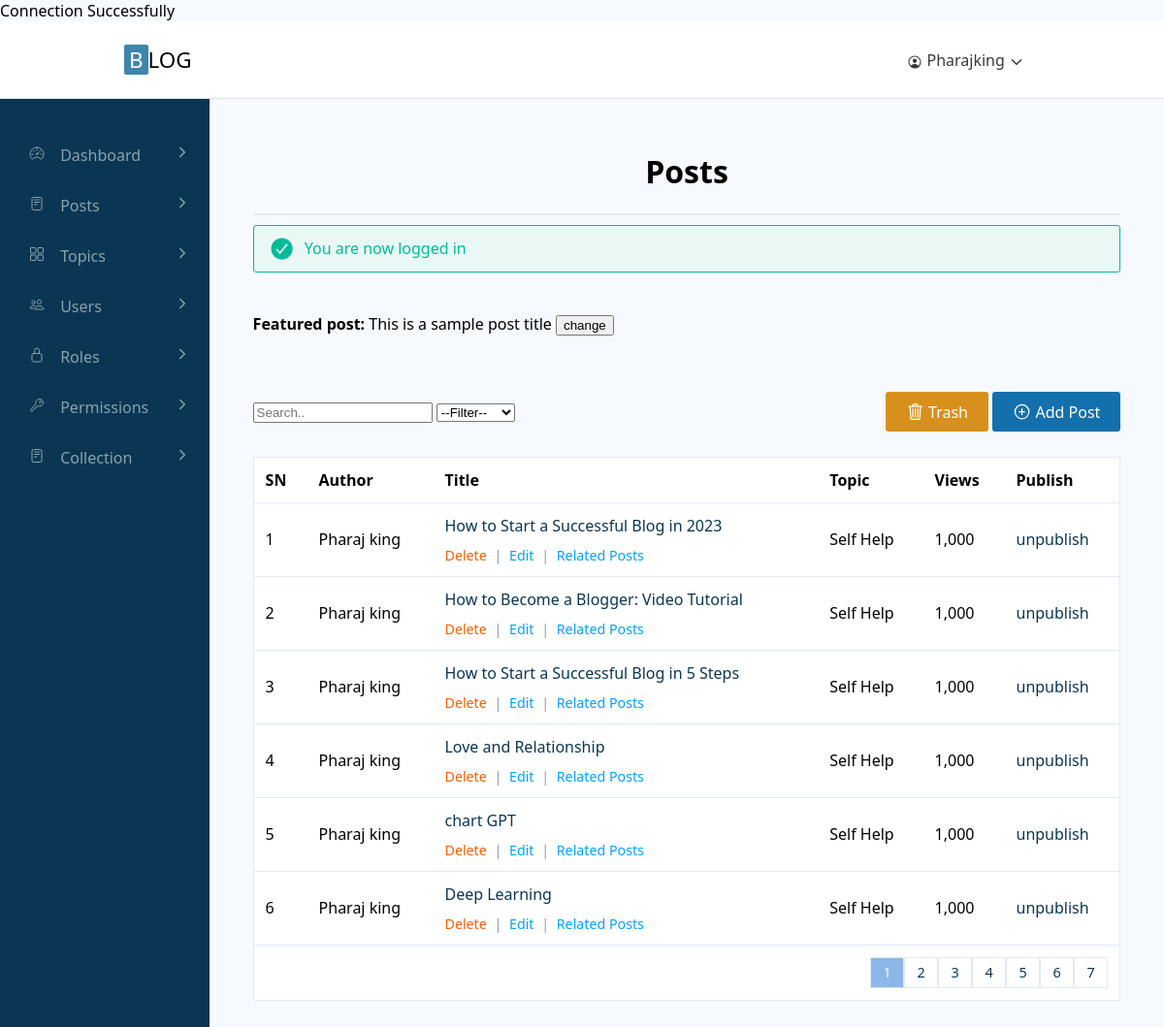
The page /admin/posts/index.php (signed in) on the database its author committed.
### tables this page shows
CREATE TABLE `posts` (
  `id` int(11) NOT NULL,
  `user_id` int(11) NOT NULL,
  `topic_id` int(11) DEFAULT NULL,
  `title` varchar(255) NOT NULL,
  `image` varchar(255) NOT NULL,
  `body` text NOT NULL,
  `published` tinyint(4) NOT NULL,
  `created_at` datetime NOT NULL DEFAULT current_timestamp()
);

### app/database/db.php (called while the page is built, shortened)
<?php
require("connect.php");
function selectAll($table, $conditions = []){
    global $conn;
    $sql ="SELECT * FROM $table";
    if(empty($conditions))
    {
        $stmt = $conn->prepare($sql);
        $stmt->execute();
        $records = $stmt->get_result()->fetch_all(MYSQLI_ASSOC);
        return $records;
    }
}

### app/controllers/posts.php (called while the page is built, shortened)
<?php
include(ROOT_PATH . "/app/database/db.php");
$table = 'posts';
$posts = selectAll($table);

### admin/posts/index.php (the view, shortened to what this page needs)
<?php include(ROOT_PATH . "/app/controllers/posts.php");
?>
<!DOCTYPE html>
<html lang="en">
<head>
   <link rel="stylesheet" href="../../assets/css/admin_style.css">
</head>
<body>
     <?php include(ROOT_PATH . "/app/includes/adminHeader.php") ?>
    <div class="page-wrapper">
         <?php include(ROOT_PATH . "/app/includes/adminSidebar.php") ?>
        <div class="page-content">
            <div class="admin-container">
                <div class="admin-table lg-box">
                <h1 class="center">Posts</h1>
                <hr>
                <?php include(ROOT_PATH . "/app/includes/messages.php") ?>
                <form action="post" class="featured-post-form">
                    <strong>Featured post:</strong>
                    <span class="title-wrapper">
                        <span>This is a sample post title</span>
                        <button type="button" class="change-featured-post">change</button>
                    </span>
                </form>
                <div class="table-actions">
                    <div class="table-filter-group">
                        <input
                        type="text"
                        name="search-term"
                        id="search-post-input"
                        placeholder="Search..">
                        <select name="filter-posts" id="filter-posts">
                            <option value="ALL">--Filter--</option>
                        </select>
                    </div>
                    <div class="table-buttons">
                        <a href="trash.php" class="btn warning-btn small-btn ">
                            <ion-icon name="trash-outline" class="icon"></ion-icon>
                            Trash
                        </a>
                        <a href="create.php" class="btn primary-btn small-btn ">
                            <ion-icon name="add-circle-outline" class="icon"></ion-icon>
                            Add Post
                        </a>
                    </div>
                </div>
                <div class="responsive-table">
                    <table>
                        <thead>
                            <th>SN</th>
                            <th>Author</th>
                            <th>Title</th>
                            <th>Topic</th>
                            <th>Views</th>
                            <th>Publish</th>
                        </thead>
                        <tbody>
                        <?php foreach ($posts as $key => $post): ?>
                            <tr>
                                <td><?php echo $key +1; ?></td>
                                <td>Pharaj king</td>
                                <td>
                                    <a href="#" target="_blank">
                                      <?php echo $post['title'] ?>
                                    </a>
                                    <div class="td-action-links">
                                        <a href="edit.php?delete_id=<?php echo $post['id']; ?>" class="trash">Delete</a>
                                        <span class="inline-divider">|</span>
                                        <a href="edit.php?id=<?php echo $post['id']; ?>" class="edit">Edit</a>
                                        <span class="inline-divider">|</span>
                                        <a href="related_posts.php" class="edit">Related Posts</a>
                                    </div>
                                </td>
                                <td>Self Help</td>
                                <td>1,000</td>
                               <?php if ($post['published']): ?>
                                <td> <a href="edit.php?pushlished=0&p_id=<?php echo $post['id']; ?>" class="unpublish">unpublish</a> </td>
                                <?php else: ?>
                                    <td> <a href="edit.php?pushlished=1&p_id=<?php echo $post['id']; ?>" class="publish">publish</a> </td>
                                <?php endif; ?>
                            </tr>
                          <?php endforeach; ?>
                        </tbody>
                        <tfoot>
                            <td colspan="6">
                                <div class="pagination-links">
                                    <a href="#" class="link active">1</a>
                                    <a href="#" class="link">2</a>
                                    <a href="#" class="link">3</a>
                                    <a href="#" class="link">4</a>
                                    <a href="#" class="link">5</a>
                                    <a href="#" class="link">6</a>
                                    <a href="#" class="link">7</a>
                                </div>
                            </td>
                        </tfoot>
                    </table>
                </div>
            </div>
        </div>
        </div>
    </div>
</body>
</html>

### assets/css/admin_style.css (style rules this page uses)
* { box-sizing: border-box; }
html, body { padding: 0; margin: 0; width: 100%; height: 100%; background-color: #f6fafe; font-family: system-ui, -apple-system, BlinkMacSystemFont, 'Segoe UI', Roboto, Oxygen, Ubuntu, Cantarell, 'Open Sans', 'Helvetica Neue', sans-serif; --webkit--font-smoothing: antialiased; }
.center { text-align: center; }
hr { border: 1px solid #e2e9f3; }
.inline-divider { color: #929aa5; margin: 0 4px; }
.responsive-table { overflow: auto; }
.btn { background-color: #b1b1b1; border: 1px solid transparent; padding: 0.65rem 1.5rem; text-align: center; text-decoration: none !important; display: inline-block; font-size: 1rem; border-radius: 3px; white-space: nowrap; color: white; }
.small-btn { padding: 0.45rem 1.25rem; }
.primary-btn { background-color: #1470ad; color: white; }
.warning-btn { background-color: #d8901c; color: white; }
.btn .icon { font-size: 1.2rem; transform: translateY(3px); }
.link { color: #00a2ff; text-decoration: none; }
.featured-post-form { padding: 32px 0; }
.admin-table .table-actions { display: flex; justify-content: space-between; align-items: center; padding: 10px 0; }
.admin-table { margin: 0px auto; }
.admin-table .table-actions .table-filter-group { flex-basis: 50%; }
.admin-table .table-actions .table-buttons { flex-basis: 50%; text-align: right; }
.admin-table table { width: 100%; background-color: #fff; border-collapse: collapse; border-spacing: 0; border: 1px solid #e2e9f3; margin-top: 16px; }
.admin-table table tr { border-top: 1px solid #e2e9f3; }
.admin-table table th, .admin-table table td { padding: 12px; text-align: left; }
.admin-table table td a { text-decoration: none; color: #0a3654; }
.admin-table .td-action-links { margin-top: 10px; }
.admin-table .td-action-links { font-size: 0.89rem; }
.admin-table .td-action-links a.trash { color: #ff5e00; }
.admin-table .td-action-links a.edit { color: #00a2ff; }
.admin-table .pagination-links { display: flex; justify-content: flex-end; }
.admin-table .pagination-links .link { font-size: 0.9rem; background-color: transparent; padding: 0.35rem 0.75rem; min-width: 35px; border: 1px solid #e2e9f3; }
.admin-table .pagination-links .link.active { background-color: #8bb7e9; color: white; }
.page-wrapper { display: flex; min-height: calc(100% - 80px); }
.page-wrapper .page-content { flex-basis: 82%; overflow-x: hidden; }
.admin-container { max-width: 1000px; margin: 0 auto; }
.lg-box { padding: 32px 20px; width: 95%; }

### rows shown on the page
posts: title "How to Start a Successful Blog in 2023"
posts: title "How to Become a Blogger: Video Tutorial"
posts: title "How to Start a Successful Blog in 5 Steps"
posts: title "Love and Relationship"
posts: title "chart GPT"
posts: title "Deep Learning"

### other values the page prints
$_SESSION['username'] "Pharajking"
$_SESSION['message'] "You are now logged in"
